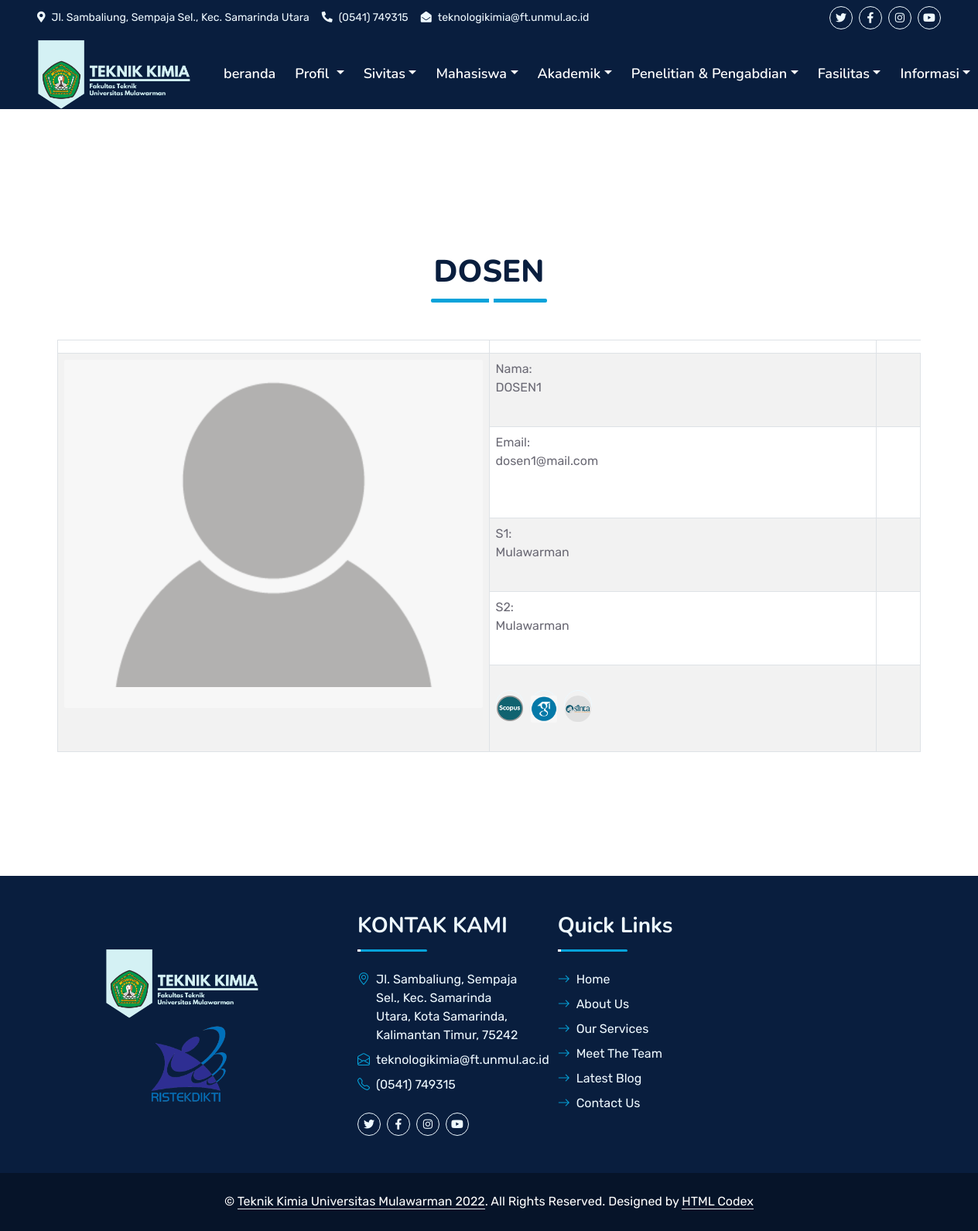
Page /detail_dosen/1 on the committed database.
### website/models.py (models this page shows, shortened)
class Dosen(models.Model):
    nama = models.CharField(max_length=50)
    email = HTMLField()
    foto = models.FileField(upload_to=_upload_path, validators=[
                              FileExtensionValidator(['jpg','png']), file_size])
    s1 = models.CharField(max_length=50)
    s2 = models.CharField(max_length=50)
    s3 = models.CharField(max_length=50, blank=True, null=True)
    google_scholar = models.CharField(max_length=50)
    schopus = models.CharField(max_length=50)
    sinta = models.CharField(max_length=50)
    created_at = models.DateTimeField(auto_now_add=True)
    updated_at = models.DateTimeField(auto_now=True)
    class Meta:
        verbose_name_plural = "Dosen"

### website/views.py (the view)
# urls.py: path('detail_dosen/<int:pk>', views.detail_dosen, name='detail_dosen'),
def detail_dosen(request, pk):
    dosens = models.Dosen.objects.get(id=pk)
    context = {
        'rows': dosens,
    }
    return render(request, 'website/detail_dosen.html', context)

### templates/website/detail_dosen.html (shortened to what this page needs)
{% extends 'website/base1.html' %}
{% load static %}
{% block body %}
    <div class="container-fluid py-5 wow fadeInUp" data-wow-delay="0.1s">
        <div class="container py-5">
            <div class="section-title text-center position-relative pb-3 mb-5 mx-auto" style="max-width: 600px;">
                <h1 class="mb-0">DOSEN</h1>
            </div>
            <div class="row g-5">
                                        <div class="table-responsive">
                                            <table id="example" class="table table-striped table-bordered">
                                    <thead>
                                        <tr>
                                            <th style="width: 50%"></th>
                                            <th></th>
                                        </tr>
                                    </thead>
                                    <tbody>
                                            <tr>
                                                <td rowspan="6"><img class="img-fluid w-100 rounded mb-5" src="{{rows.foto.url}}" alt="" style="width: 300px; height: 450px;"></td>
                                                <td>
                                                    Nama:</br>
                                                {{ rows.nama }}
                                                <td>
                                            </tr>
                                            <tr>
                                                <td>
                                                    Email:</br>
                                                {{ rows.email|safe }}
                                                <td>
                                            </tr>
                                            <tr>
                                                <td>
                                                    S1:</br>
                                                {{ rows.s1}}
                                                <td>
                                            </tr>
                                            <tr>
                                                <td>
                                                    S2:</br>
                                                {{ rows.s2 }}
                                                <td>
                                            </tr>
                                            <tr>
                                                <td>
                                                <div class="d-flex mt-4">
                                                    <a class="btn  btn-outline-light btn-square rounded-circle me-2" href="{{rows.schopus}}"><img class="img-fluid w-100 rounded mb-5" src="{% static 'img/scopus.png' %}" alt="" ></a>
                                                    <a class="btn  btn-outline-light btn-square rounded-circle me-2" href="{{rows.google_scholar}}"><img class="img-fluid w-100 rounded mb-5" src="{% static 'img/scholar.png' %}"></a>
                                                    <a class="btn btn-outline-light btn-square rounded-circle me-2" href="{{rows.sinta}}"><img class="img-fluid w-100 rounded mb-5" src="{% static 'img/sinta.png' %}"></a>
                                                </div>
                                                <td>
                                            </tr>
                                    </tbody>
                                </table>
                                </div>
                </div>
            </div>
        </div>
{% endblock %}

### static/css/style.css (style rules this page uses)
:root { --primary: #06A3DA; --secondary: #34AD54; --light: #EEF9FF; --dark: #091E3E; }
h1, h2, .fw-bold { font-weight: 800 !important; }
.btn { font-family: 'Nunito', sans-serif; font-weight: 600; transition: .5s; }
.btn-square { width: 36px; height: 36px; }
.btn-square, .btn-sm-square, .btn-lg-square { padding-left: 0; padding-right: 0; text-align: center; }
.section-title::before { position: absolute; content: ""; width: 150px; height: 5px; left: 0; bottom: 0; background: var(--primary); border-radius: 2px; }
.section-title.text-center::before { left: 50%; margin-left: -75px; }
.section-title::after { position: absolute; content: ""; width: 6px; height: 5px; bottom: 0px; background: #FFFFFF; -webkit-animation: section-title-run 5s infinite linear; animation: section-title-run 5s infinite linear; }
.section-title.text-center::after { -webkit-animation: section-title-run-center 5s infinite linear; animation: section-title-run-center 5s infinite linear; }

### rows in the picture
Dosen: foto (picture), nama "DOSEN1", email "dosen1@mail.com", s1 "Mulawarman", s2 "Mulawarman"
